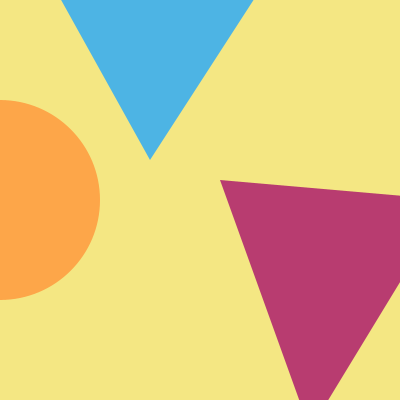
Frame 1 (no input)
Frame 60 (the mouse pressed at the canvas centre just before this capture): identical to frame 1, image omitted
Frame 120 (the mouse held since frame 60 and released just before this capture): identical to frame 1, image omitted

The Processing sketch that drew this single still picture (run headless with seeded random() and noise(); from frame 60 on, the mouse is pressed at the canvas centre):

// Processing sketch: original
// ── original.pde
void setup() {
  size(400, 400);
  noStroke();
}

void draw() {
  background(244, 231, 131);
  
  // Draw the first triangle
  fill(77, 180, 228); //blue
  triangle(50, -20, 260, -10, 150, 160);
  
  // Draw the second triangle (partially off-screen)
  fill(184, 60, 112); // purple
  triangle(220, 180, 450, 200, 310, 430);
  
  fill(253, 166, 73); // orange
  ellipse(0, height / 2, 200, 200);
  noFill();
  arc(50, height / 2, 100, 100, PI / 2, -PI / 2);
  
  save("figurePlacement.jpg");
}
